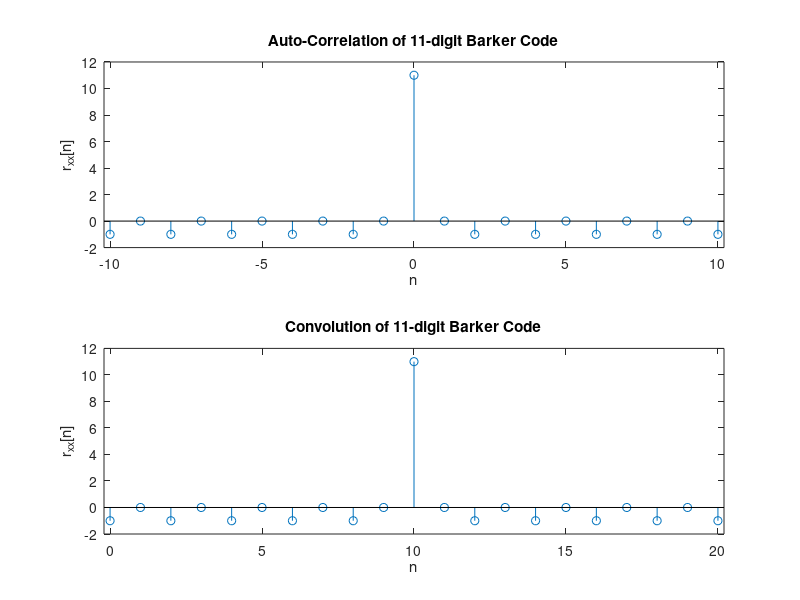
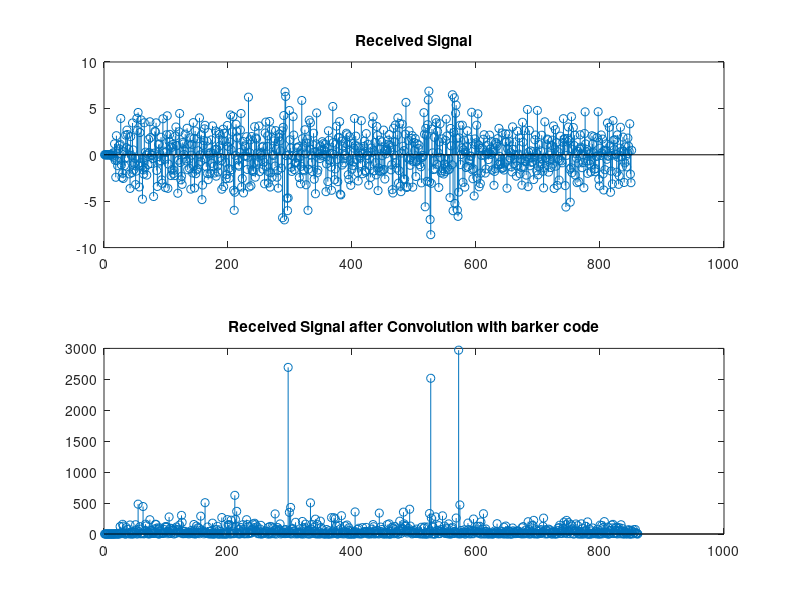

The MATLAB script that drew these images, in order:
%%%%%%%%%%%%%%%%%%%%%%%%%%%%%%%%%%%%%%%%%%%%%%%%%%%%%%%%%%%%%%%%%%
% DSVB Part 1
% Exercise 1: Digital Signals in the Time Domain
% Waj, HSLU-T&A
%%%%%%%%%%%%%%%%%%%%%%%%%%%%%%%%%%%%%%%%%%%%%%%%%%%%%%%%%%%%%%%%%%

%%%%%% 1.3 Distance measurement by correlation
clear all;close all;

%%
% 1. Barker Code
set(figure,'Name','Correlation function and Convolution');
bark = [1 -1 1 1 -1 1 1 1 -1 -1 -1];
lb = length(bark);
% Plot Correlation function
subplot(2,1,1)
stem(fliplr([-lb+1:1:lb-1]), xcorr(bark,bark));
% Note that the time index vector must be flipped when using xcorr on
% two different vectors (cross-correlation), see the note on time indexing  
% of in ex_1_2.m.
title('Auto-Correlation of 11-digit Barker Code');
axis([-lb+0.8 lb-0.8 -2 12]); % 0.8 is workaround to see stem at -10 
xlabel('n');ylabel('r_{xx}[n]');
% Plot Linear Convolution
subplot(2,1,2)
stem([0:1:lb+lb-2], conv(bark,fliplr(bark)));
title('Convolution of 11-digit Barker Code');
axis([-0.2 2*lb-1.8 -2 12]); % 0.2 is workaround to see stem at 0 
xlabel('n');ylabel('r_{xx}[n]');

%%
% 2. Distance measurement 
load radar_rx;
% plot Rx signal for visual inspection
set(figure,'Name','Distance Measurement with Barker Code');
subplot(2,1,1); stem((rx)); title('Received Signal');
% Barker code for correlation
tx = [1 -1 1 1 -1 1 1 1 -1 -1 -1];
% cross-correlate received signal with expected Barker code
% Note: Use either function xcorr or conv here.
rx_conv = conv(rx, fliplr(bark));
subplot(2,1,2);
stem(rx_conv.^2);
title('Received Signal after Convolution with barker code');
thr = 40
idx = find((abs(rx_conv)) > thr) - 1
